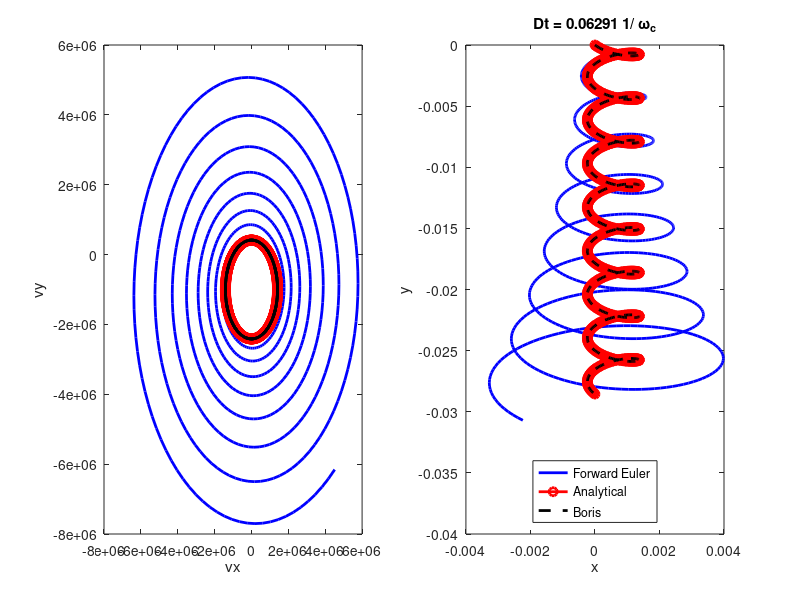

Source code (MATLAB):
close all
clear
clc

% Fields
E = 10000; % [V/m]
B = 0.01; % [T]

Evec = [E; 0; 0];
Bvec = [0; 0; B];

q = -1.602e-19; % [C]
M = 9.1e-31;   % [kg]

omega_c = q/M*B;

% 
Nt = 800;
tt = linspace(0, 8*(2*pi/abs(omega_c)), Nt)';
dt = tt(2) - tt(1); 

x0 = 0;
y0 = 0;

vx0 = 1e6;
vy0 = -2e6;

% Init vectors - numerical solution
xx_euler = zeros(numel(tt),1);
yy_euler = zeros(numel(tt),1);

vx_euler = zeros(numel(tt),1);
vy_euler = zeros(numel(tt),1);

xx_euler(1) = x0;
yy_euler(1) = y0;

vx_euler(1) = vx0;
vy_euler(1) = vy0;

% Init vectors - numerical solution - Boris
xx_Boris = zeros(numel(tt),1);
yy_Boris = zeros(numel(tt),1);

vx_Boris = zeros(numel(tt),1);
vy_Boris = zeros(numel(tt),1);
vz_Boris = zeros(numel(tt),1);

xx_Boris(1) = x0;
yy_Boris(1) = y0;

vx_Boris(1) = vx0 + q/M*(E + vy0*B)*dt/2; % Advect Boris velocity by dt/2
vy_Boris(1) = vy0 - q/M*vx0*B*dt/2;       % Advect Boris velocity by dt/2

% Init vectors - analytical solution
xx_analyt = zeros(numel(tt),1);
yy_analyt = zeros(numel(tt),1);

vx_analyt = zeros(numel(tt),1);
vy_analyt = zeros(numel(tt),1);

xx_analyt(1) = x0;
yy_analyt(1) = y0;

% Init velocity with half timestep
vx_analyt(1) = vx0;
vy_analyt(1) = vy0;

% Start time loop
for ii = 1:numel(tt)-1

  % ++++++++++ Forward Euler ++++++++++
  vx_euler(ii+1) = vx_euler(ii) + dt*q/M*(E + vy_euler(ii)*B);
  vy_euler(ii+1) = vy_euler(ii) - dt*q/M*(vx_euler(ii)*B);

  xx_euler(ii+1) = xx_euler(ii) + vx_euler(ii+1)*dt;
  yy_euler(ii+1) = yy_euler(ii) + vy_euler(ii+1)*dt;

  % ++++++++++ Analytical ++++++++++
  psi = omega_c*dt;
  vx_analyt(ii+1) = -sin(psi)*(-vy_analyt(ii) - E/B) + cos(psi)*vx_analyt(ii);
  vy_analyt(ii+1) = -cos(psi)*(-vy_analyt(ii) - E/B) - sin(psi)*vx_analyt(ii) - E/B;

  xx_analyt(ii+1) = xx_analyt(ii) + 1/omega_c*(-(1-cos(psi))*(-vy_analyt(ii) - E/B) + sin(psi)*vx_analyt(ii));
  yy_analyt(ii+1) = yy_analyt(ii) - 1/omega_c*(sin(psi)*(-vy_analyt(ii) - E/B) + (1-cos(psi))*vx_analyt(ii)) - psi/omega_c*E/B;

  % +++++++++++ Boris method ++++++++++
  % Advect position
  xx_Boris(ii+1) = xx_Boris(ii) + vx_Boris(ii)*dt;
  yy_Boris(ii+1) = yy_Boris(ii) + vy_Boris(ii)*dt;

  % Advect velocity
  v_ii = [vx_Boris(ii); vy_Boris(ii); vz_Boris(ii)];
  v_minus = v_ii + q*Evec/M*dt/2;
  tvec    = q*Bvec/M*dt/2;
  v_prime = v_minus + cross(v_minus, tvec);
  svec    = 2*tvec/(1+dot(tvec,tvec));
  v_plus  = v_minus + cross(v_prime, svec);

  vv_iip1 = v_plus + q*Evec/M*dt/2;

  vx_Boris(ii+1) = vv_iip1(1);
  vy_Boris(ii+1) = vv_iip1(2);
  vz_Boris(ii+1) = vv_iip1(3);

end

% Plot
figure
subplot(1,2,1)
plot(vx_euler, vy_euler, 'b', 'linewidth', 2)
hold on
plot(vx_analyt, vy_analyt, '-or', 'linewidth', 2)
plot(vx_Boris, vy_Boris, '--k', 'linewidth', 2)
xlabel('vx')
ylabel('vy')

subplot(1,2,2)
plot(xx_euler, yy_euler, 'b', 'linewidth', 2)
hold on
plot(xx_analyt, yy_analyt, '-or', 'linewidth', 2)
plot(xx_Boris, yy_Boris, '--k', 'linewidth', 2)
xlabel('x')
ylabel('y')
legend('Forward Euler', 'Analytical', 'Boris', "location", 'south')
title(['Dt = ', num2str(dt*abs(omega_c)), ' 1/ \omega_c'])
